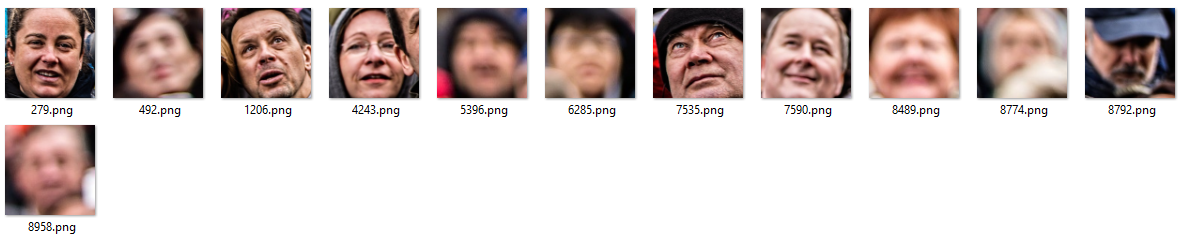
#> input picture images/capture.png, 1182 x 245 px
$ python face.py images/capture.png
#> lines starting #> are read from the running program, lines starting #| are printed output that depends on the picture; after the words box and inside, x2 and y2 are one past the last pixel; in counts of white or black regions, pixels touching at a corner belong together
#imported required modules
from random import randint
import cv2
import sys
import os

#given path haarcascade algorith files for face detection
CASCADE = "haarcascade_frontalface_default.xml" and "haarcascade_frontalface_alt2.xml"
FACE_CASCADE = cv2.CascadeClassifier(CASCADE)
#read the image with cv module and image is converted in to gray scale
def detect_faces(image_path):
#> called with image_path = 'images/capture.png'
    image = cv2.imread(image_path)
#> image is the input picture: shape (245, 1182, 3); mean B, G, R 200.4, 203.1, 215.3
    image_grey = cv2.cvtColor(image, cv2.COLOR_BGR2GRAY)
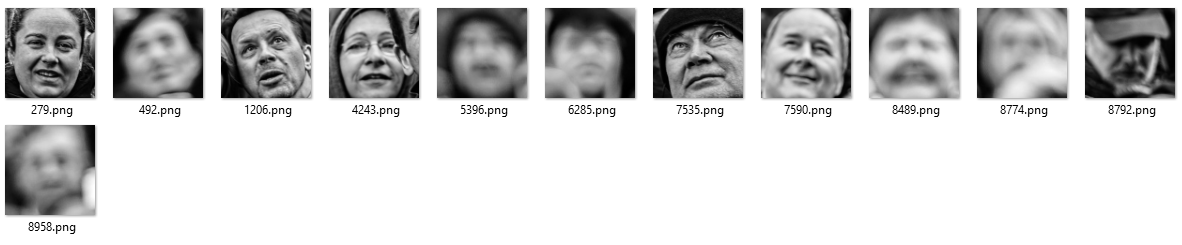
#> image_grey: shape (245, 1182); min 0, max 255, mean 206.4
#it detects the faces in an image
    faces = FACE_CASCADE.detectMultiScale(image_grey, scaleFactor=1.14,minNeighbors=5)
#> faces = [[336, 15, 75, 75], [874, 14, 78, 78], [11, 12, 80, 80], [445, 16, 73, 73], [120, 16, 74, 74], [766, 13, 80, 80], [551, 16, 74, 74], [12, 132, 75, 75], [223, 10, 85, 85], [981, 12, 82, 82], [1091, 13, 79, 79]]
# faces are itterated and save in a .png format on the extracted folder
    for x, y, w, h in faces:
   #image ration is decreased by 10%
        sub_img = image[y-10:y+h+10,x-10:x + w+10]
        os.chdir("Extracted")
        #images are saved with different random numbers on the given range
        cv2.imwrite(str(randint(0, 10000)) + ".png", sub_img)
        os.chdir("../")
        cv2.rectangle(image, (x, y), (x + w, y + h), (255, 255, 0), 2)
#> this loop made 11 passes
#> pass 1, in detect_faces, `sub_img = image[y-10:y+h+10,x-10:x + w+10]`:
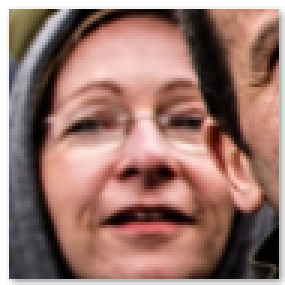
#> sub_img: shape (95, 95, 3) (shown 3 times larger); mean B, G, R 109.9, 118.3, 154.2
#> pass 2, in detect_faces, `sub_img = image[y-10:y+h+10,x-10:x + w+10]`:
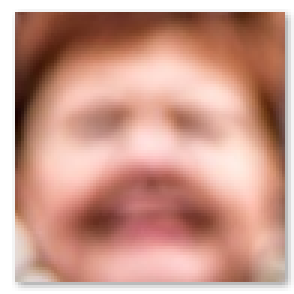
#> sub_img: shape (98, 98, 3) (shown 3 times larger); mean B, G, R 141.4, 155.3, 203.6
#> pass 3, in detect_faces, `sub_img = image[y-10:y+h+10,x-10:x + w+10]`:
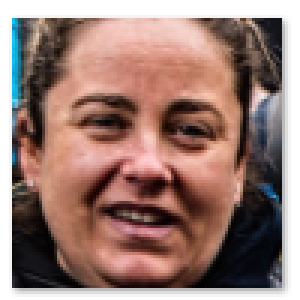
#> sub_img: shape (100, 100, 3) (shown 3 times larger); mean B, G, R 115.1, 122.9, 152.7
#> after the loop:
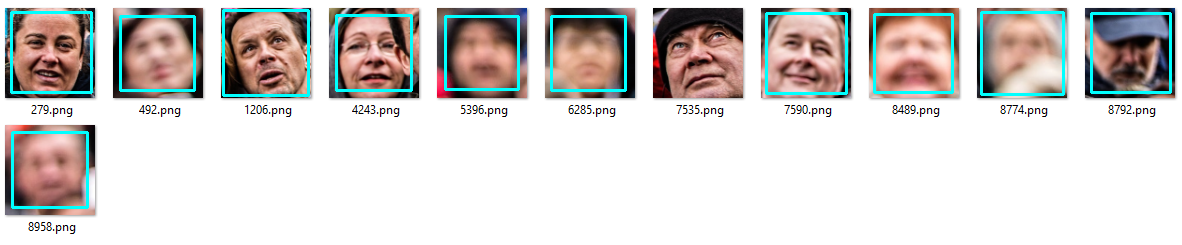
#> image: shape (245, 1182, 3); 3.53% of pixels changed, all inside (x1, y1, x2, y2) = (10, 9, 1172, 209)
# it shows the faces found in an image
    cv2.imshow("Faces Found", image)
    #here we use keyword argument to close the output image by the q or Q button
    if (cv2.waitKey(0) & 0xFF == ord('q')) or (cv2.waitKey(0) & 0xFF == ord('Q')):
#> (key q is pressed here)
        cv2.destroyAllWindows()

if __name__ == "__main__":

    if not "Extracted" in os.listdir("."):
        os.mkdir("Extracted")

    if len(sys.argv) < 2:
        print ("Usage: python Detect_face.py 'image path'")
        sys.exit()

    detect_faces(sys.argv[1])
